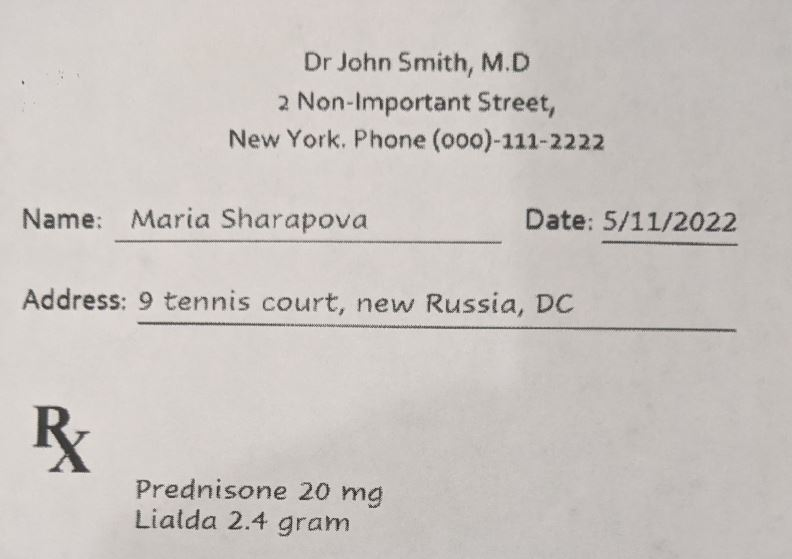
#> input picture Backend/notebooks/clear_image.jpg, 792 x 559 px
$ jupyter execute CV_concepts-Video2.ipynb
#> lines starting #> are read from the running program, lines starting #| are printed output that depends on the picture; after the words box and inside, x2 and y2 are one past the last pixel; in counts of white or black regions, pixels touching at a corner belong together
[cell 1]
import cv2
from PIL import Image

[cell 2]
img=cv2.imread('clear_image.jpg',flags=cv2.IMREAD_GRAYSCALE)
#> img: shape (559, 792); min 36, max 234, mean 197.1
img

[cell 3]
img.shape
#> Out = (559, 792)

[cell 4]
#visualizing arr as image using Image function of Pillow
Image.fromarray(img).show()

[cell 5]
#Simple thresholding using OpenCV
thresh, modified_img=cv2.threshold(img,150,255,cv2.THRESH_BINARY) #150 is the threshold here.This line will return a tuple with first value as threshold and second value as modified array
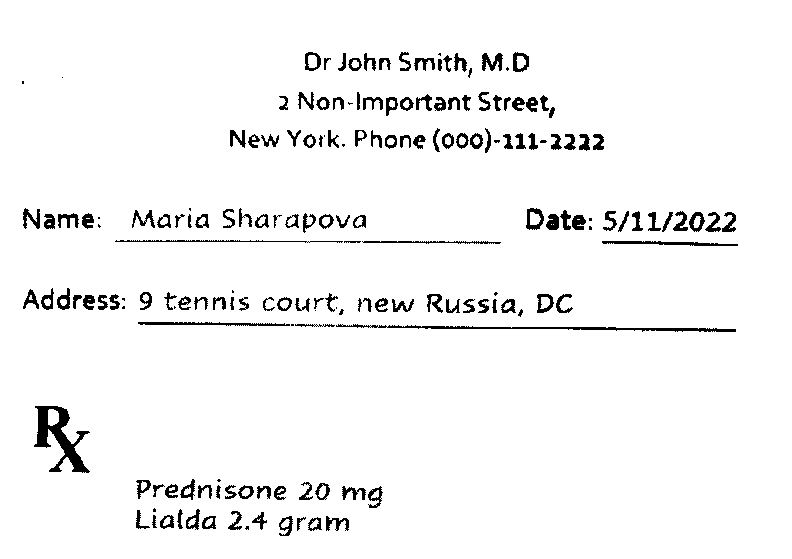
#> modified_img: shape (559, 792); 95.8% white; 180 black regions (26 under 20 px), largest, box (x1, y1, x2, y2) and area: (34, 406, 90, 473) 1430, (336, 324, 736, 332) 981, (138, 322, 290, 326) 382
Image.fromarray(modified_img).show()

[cell 6]
modified_img

Suppose, if we apply simple thresholding to dark image, the result is as below

[cell 7]
img=cv2.imread('dark_image.jpg',flags=cv2.IMREAD_GRAYSCALE)
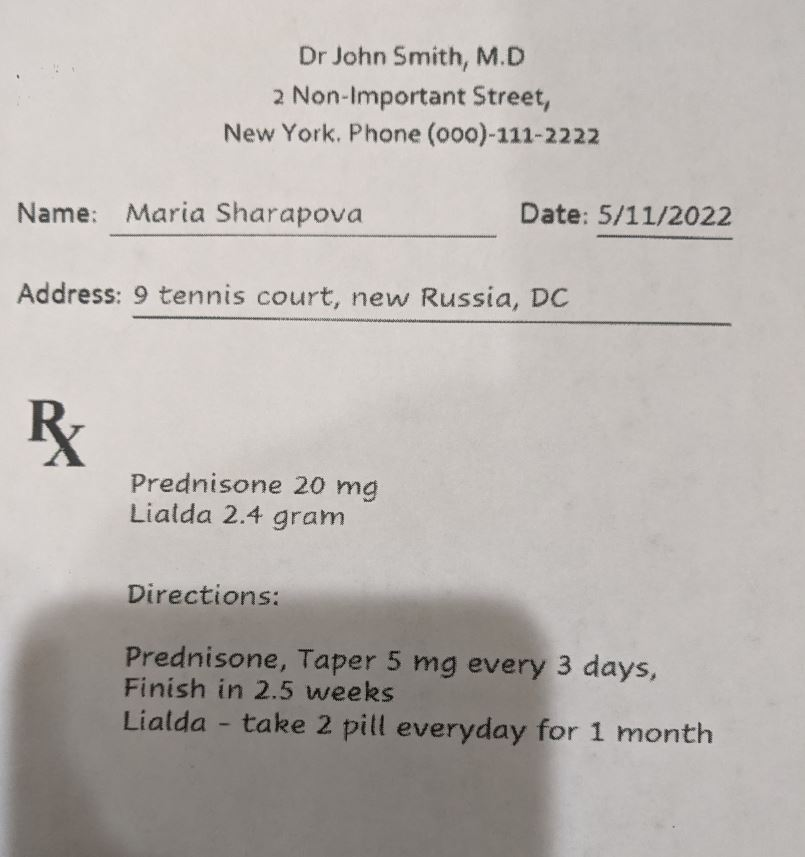
#> input picture Backend/notebooks/dark_image.jpg, 805 x 857 px
#> img: shape (857, 805); min 0, max 232, mean 180.4
thresh, modified_img=cv2.threshold(img,150,255,cv2.THRESH_BINARY) #150 is the threshold here.This line will return a tuple with first value as threshold and second value as modified array
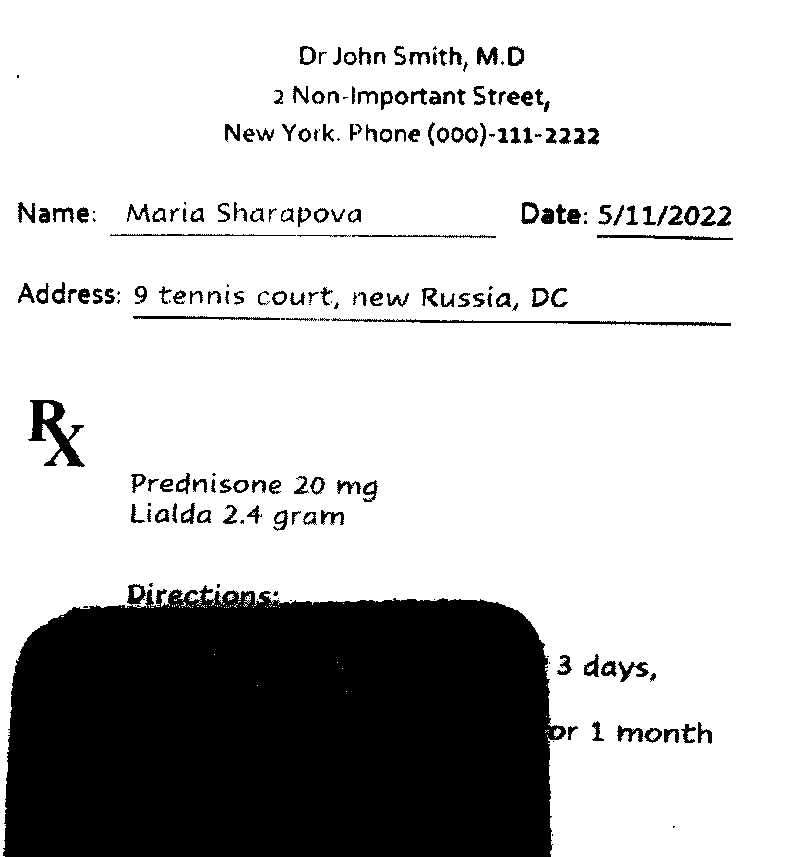
#> modified_img: shape (857, 805); 77.3% white; 212 black regions (44 under 20 px), largest, box (x1, y1, x2, y2) and area: (3, 584, 566, 857) 136052, (28, 400, 85, 467) 1428, (331, 318, 731, 326) 994
Image.fromarray(modified_img).show()

hence, simple thresholding gives black patch at the left bottom for the above 'dark_image.jpg'

### We are going to do Adaptive thresholding

We are going to do 'Gaussian_C' adaptive threshold to come up with a different threshold for different regions of the image

[cell 8]
new_img=cv2.adaptiveThreshold(img,255,cv2.ADAPTIVE_THRESH_GAUSSIAN_C,cv2.THRESH_BINARY,61,11) #61 and 11 are numbers which we come up by trial and error
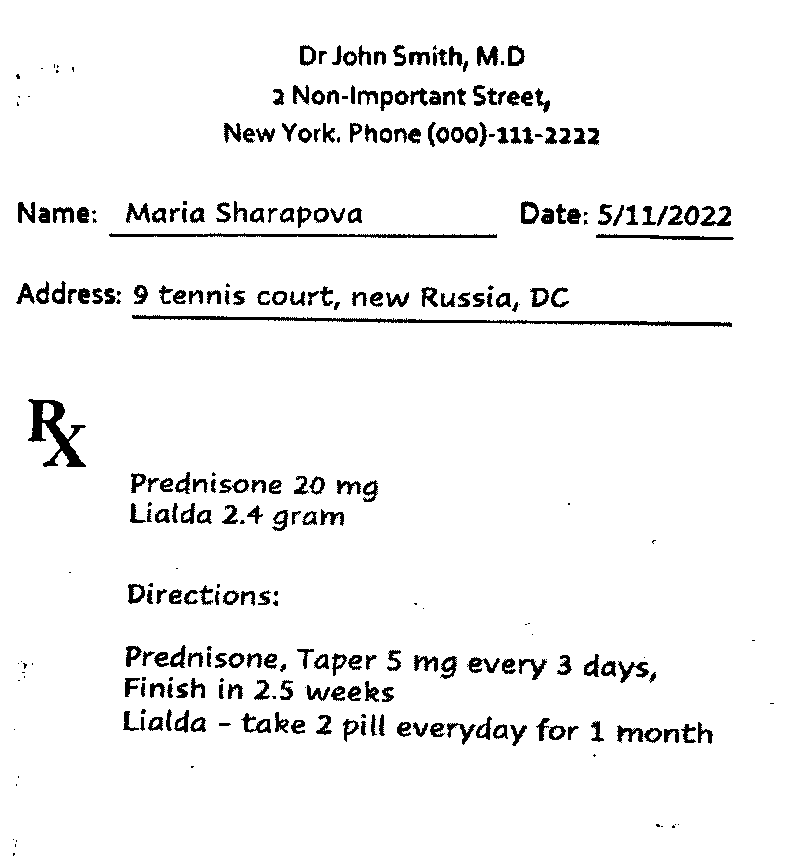
#> new_img: shape (857, 805); 95% white; 306 black regions (72 under 20 px), largest, box (x1, y1, x2, y2) and area: (132, 315, 732, 327) 2004, (28, 399, 86, 467) 1465, (109, 233, 497, 238) 1162
Image.fromarray(new_img).show()
